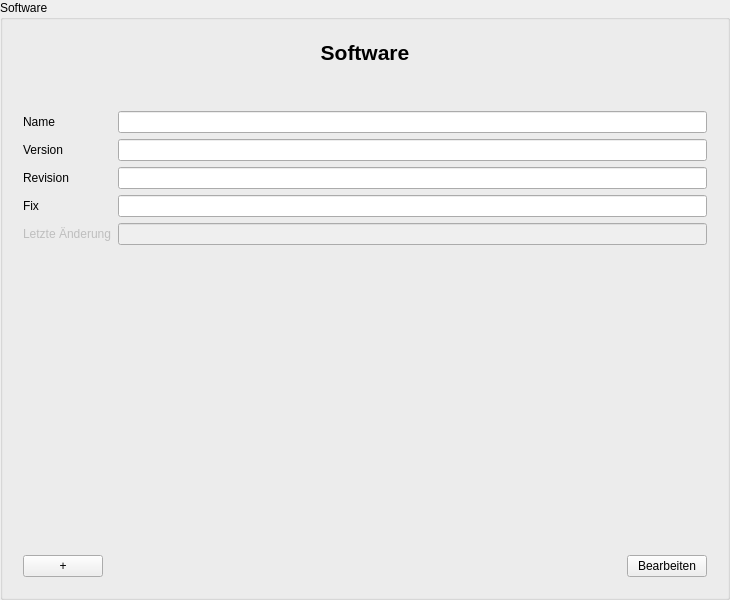
<?xml version="1.0" encoding="UTF-8" ?>
<ui version="4.0">
 <class>SoftwareInputArea</class>
 <widget class="QGroupBox" name="SoftwareInputArea">
  <property name="geometry">
   <rect>
    <x>0</x>
    <y>0</y>
    <width>730</width>
    <height>600</height>
   </rect>
  </property>
  <property name="windowTitle">
   <string>Software</string>
  </property>
  <property name="accessibleName">
   <string>SoftwareInputDialog</string>
  </property>
  <property name="title">
   <string>Software</string>
  </property>
  <layout class="QVBoxLayout" name="verticalLayout_3">
   <item>
    <widget class="QWidget" name="scrollAreaWidgetContents" native="true">
     <layout class="QVBoxLayout" name="verticalLayout_2">
      <item>
       <layout class="QVBoxLayout" name="verticalLayout">
        <item>
         <widget class="QLabel" name="headerLabel">
          <property name="font">
           <font>
            <pointsize>16</pointsize>
            <weight>75</weight>
            <bold>true</bold>
           </font>
          </property>
          <property name="text">
           <string>Software</string>
          </property>
          <property name="alignment">
           <set>Qt::AlignCenter</set>
          </property>
         </widget>
        </item>
       </layout>
      </item>
      <item>
       <spacer name="verticalSpacer">
        <property name="orientation">
         <enum>Qt::Vertical</enum>
        </property>
        <property name="sizeType">
         <enum>QSizePolicy::Preferred</enum>
        </property>
        <property name="sizeHint" stdset="0">
         <size>
          <width>20</width>
          <height>40</height>
         </size>
        </property>
       </spacer>
      </item>
      <item>
       <layout class="QGridLayout" name="gridLayout">
        <item row="1" column="1">
         <widget class="QLineEdit" name="versionLineEdit" />
        </item>
        <item row="0" column="0">
         <widget class="QLabel" name="nameLabel">
          <property name="text">
           <string>Name</string>
          </property>
          <property name="buddy">
           <cstring>nameLineEdit</cstring>
          </property>
         </widget>
        </item>
        <item row="2" column="1">
         <widget class="QLineEdit" name="revisionLineEdit" />
        </item>
        <item row="1" column="0">
         <widget class="QLabel" name="versionLabel">
          <property name="text">
           <string>Version</string>
          </property>
          <property name="buddy">
           <cstring>versionLineEdit</cstring>
          </property>
         </widget>
        </item>
        <item row="0" column="1">
         <widget class="QLineEdit" name="nameLineEdit" />
        </item>
        <item row="3" column="0">
         <widget class="QLabel" name="fixLabel">
          <property name="text">
           <string>Fix</string>
          </property>
          <property name="buddy">
           <cstring>fixLineEdit</cstring>
          </property>
         </widget>
        </item>
        <item row="3" column="1">
         <widget class="QLineEdit" name="fixLineEdit" />
        </item>
        <item row="2" column="0">
         <widget class="QLabel" name="revisionLabel">
          <property name="text">
           <string>Revision</string>
          </property>
          <property name="buddy">
           <cstring>revisionLineEdit</cstring>
          </property>
         </widget>
        </item>
        <item row="4" column="0">
         <widget class="QLabel" name="lastUpdateLabel">
          <property name="enabled">
           <bool>false</bool>
          </property>
          <property name="text">
           <string>Letzte Änderung</string>
          </property>
          <property name="buddy">
           <cstring>lastUpdateLineEdit</cstring>
          </property>
         </widget>
        </item>
        <item row="4" column="1">
         <widget class="QLineEdit" name="lastUpdateLineEdit">
          <property name="enabled">
           <bool>false</bool>
          </property>
         </widget>
        </item>
       </layout>
      </item>
      <item>
       <spacer name="verticalSpacer_2">
        <property name="orientation">
         <enum>Qt::Vertical</enum>
        </property>
        <property name="sizeHint" stdset="0">
         <size>
          <width>20</width>
          <height>40</height>
         </size>
        </property>
       </spacer>
      </item>
      <item>
       <layout class="QHBoxLayout" name="horizontalLayout">
        <item>
         <widget class="QPushButton" name="addPushButton">
          <property name="text">
           <string>+</string>
          </property>
         </widget>
        </item>
        <item>
         <spacer name="horizontalSpacer">
          <property name="orientation">
           <enum>Qt::Horizontal</enum>
          </property>
          <property name="sizeHint" stdset="0">
           <size>
            <width>40</width>
            <height>20</height>
           </size>
          </property>
         </spacer>
        </item>
        <item>
         <widget class="QPushButton" name="editFinishPushButton">
          <property name="text">
           <string>Bearbeiten</string>
          </property>
         </widget>
        </item>
       </layout>
      </item>
     </layout>
    </widget>
   </item>
  </layout>
 </widget>
 <tabstops>
  <tabstop>nameLineEdit</tabstop>
  <tabstop>versionLineEdit</tabstop>
  <tabstop>revisionLineEdit</tabstop>
  <tabstop>fixLineEdit</tabstop>
  <tabstop>lastUpdateLineEdit</tabstop>
  <tabstop>addPushButton</tabstop>
  <tabstop>editFinishPushButton</tabstop>
 </tabstops>
 <resources />
 <connections />
</ui>
